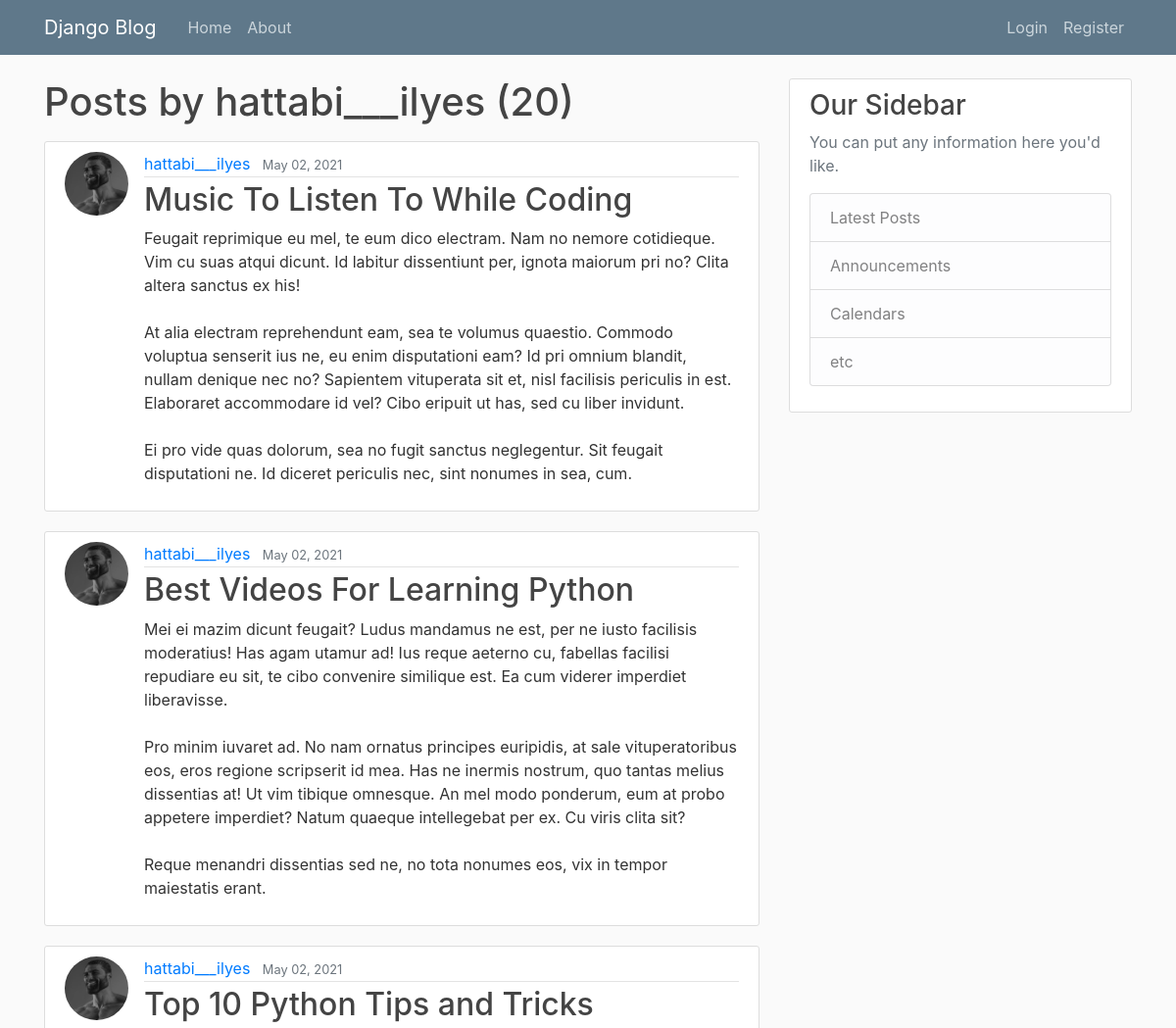
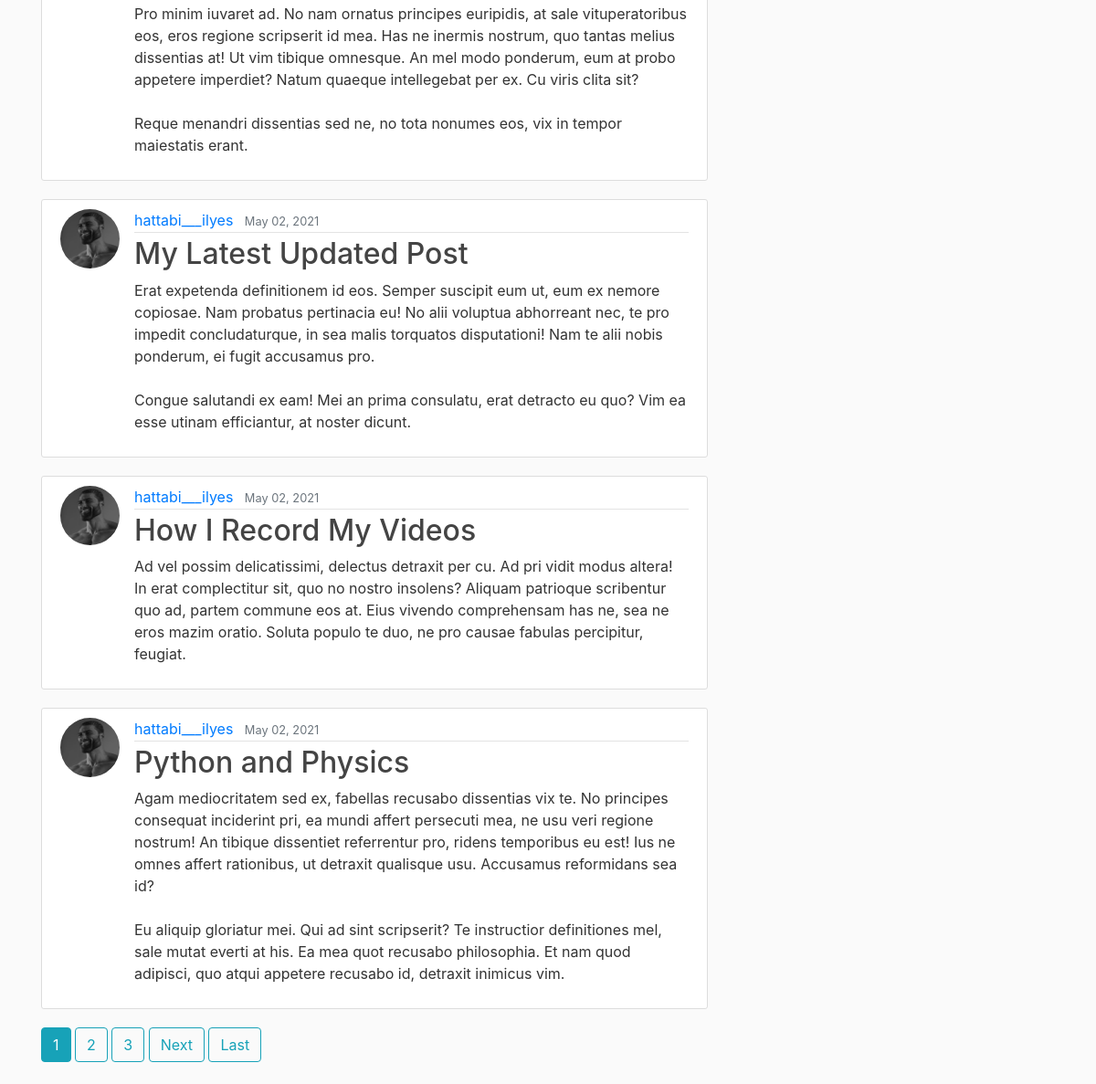
The app's page /user/hattabi___ilyes with its own data (2 pictures, top to bottom).
### blog/models.py (models this page shows, shortened)
class Post(models.Model):
    title = models.CharField(max_length=100)
    content = models.TextField()
    date_posted = models.DateTimeField(default=timezone.now)
    author = models.ForeignKey(User, on_delete=models.CASCADE)

### users/models.py (models this page shows, shortened)
class Profile(models.Model):
    user = models.OneToOneField(User, on_delete=models.CASCADE)
    image = models.ImageField(default='default.jpg', upload_to='profile_pics')

### blog/views.py (the view)
# urls.py: path('user/<str:username>', UserPostListView.as_view(), name='user_post'),
class UserPostListView(ListView):
    model = Post
    template_name = 'blog/user_posts.html'
    context_object_name = 'posts'
    paginate_by = 6
    def get_queryset(self):
        user = get_object_or_404(User, username=self.kwargs.get('username'))
        return Post.objects.filter(author=user).order_by('-date_posted')

### blog/templates/blog/user_posts.html (shortened to what this page needs)
{% extends 'blog/base.html' %}
{% block content %}
    <h1 class="mb-3">Posts by {{ view.kwargs.username }} ({{ page_obj.paginator.count }})</h1>
    {% for post in posts %}
        <article class="media content-section">
        <img class="rounded-circle article-img" src="{{ post.author.profile.image.url }}" alt="">
          <div class="media-body">
            <div class="article-metadata">
              <a class="mr-2" href="{% url 'user_post' post.author.username %}">{{ post.author }}</a>
              <small class="text-muted">{{ post.date_posted|date:'F d, Y' }}</small>
            </div>
            <h2><a class="article-title" href="{% url 'post_detail' post.id %}">{{ post.title }}</a></h2>
            <p class="article-content">{{ post.content }}</p>
          </div>
        </article>
    {% endfor %}
    {% if is_paginated %}
        {% for num in page_obj.paginator.page_range %}
            {% if page_obj.number == num %}
                <a class="btn btn-info mb-4" href="?page={{ num }}">{{ num }}</a>
            {% elif num > page_obj.number|add:'-3' and num < page_obj.number|add:'3' %}
                <a class="btn btn-outline-info mb-4" href="?page={{ num }}">{{ num }}</a>
            {% endif %}
        {% endfor %}
        {% if page_obj.has_next %}
            <a class="btn btn-outline-info mb-4" href="?page={{ page_obj.next_page_number }}">Next</a>
            <a class="btn btn-outline-info mb-4" href="?page={{ page_obj.paginator.num_pages }}">Last</a>
        {% endif %}
    {% endif %}
{% endblock content %}

### blog/static/blog/main.css (style rules this page uses)
body { background: #fafafa; color: #333333; margin-top: 5rem; }
h1, h2, h3, h4, h5, h6 { color: #444444; }
.content-section { background: #ffffff; padding: 10px 20px; border: 1px solid #dddddd; border-radius: 3px; margin-bottom: 20px; }
.article-title { color: #444444; }
.article-content { white-space: pre-line; }
.article-img { height: 65px; width: 65px; margin-right: 16px; }
.article-metadata { padding-bottom: 1px; margin-bottom: 4px; border-bottom: 1px solid #e3e3e3 }

### records on screen
Post: author.profile.image (picture), author "hattabi___ilyes", date_posted "May 02, 2021", title "Music To Listen To While Coding", content "Feugait reprimique eu mel, te eum dico electram. Nam no nemore cotidieque. Vim cu suas atqui dicunt. Id labitur dissentiunt per, ignota maiorum pri no? Clita altera sanctus ex his! At alia electram reprehendunt eam, sea te volumus quaestio. Commodo voluptua senserit ius ne, eu enim disputationi eam? Id pri omnium blandit, nullam denique nec no? Sapientem vituperata sit et, nisl facilisis periculis in est. Elaboraret accommodare id vel? Cibo eripuit ut has, sed cu liber invidunt. Ei pro vide quas dolorum, sea no fugit sanctus neglegentur. Sit feugait disputationi ne. Id diceret periculis nec, sint nonumes in sea, cum."
Post: author.profile.image (picture), author "hattabi___ilyes", date_posted "May 02, 2021", title "Best Videos For Learning Python", content "Mei ei mazim dicunt feugait? Ludus mandamus ne est, per ne iusto facilisis moderatius! Has agam utamur ad! Ius reque aeterno cu, fabellas facilisi repudiare eu sit, te cibo convenire similique est. Ea cum viderer imperdiet liberavisse. Pro minim iuvaret ad. No nam ornatus principes euripidis, at sale vituperatoribus eos, eros regione scripserit id mea. Has ne inermis nostrum, quo tantas melius dissentias at! Ut vim tibique omnesque. An mel modo ponderum, eum at probo appetere imperdiet? Natum quaeque intellegebat per ex. Cu viris clita sit? Reque menandri dissentias sed ne, no tota nonumes eos, vix in tempor maiestatis erant."
Post: author.profile.image (picture), author "hattabi___ilyes", date_posted "May 02, 2021", title "Top 10 Python Tips and Tricks", content "Pro minim iuvaret ad. No nam ornatus principes euripidis, at sale vituperatoribus eos, eros regione scripserit id mea. Has ne inermis nostrum, quo tantas melius dissentias at! Ut vim tibique omnesque. An mel modo ponderum, eum at probo appetere imperdiet? Natum quaeque intellegebat per ex. Cu viris clita sit? Reque menandri dissentias sed ne, no tota nonumes eos, vix in tempor maiestatis erant."
Post: author.profile.image (picture), author "hattabi___ilyes", date_posted "May 02, 2021", title "My Latest Updated Post", content "Erat expetenda definitionem id eos. Semper suscipit eum ut, eum ex nemore copiosae. Nam probatus pertinacia eu! No alii voluptua abhorreant nec, te pro impedit concludaturque, in sea malis torquatos disputationi! Nam te alii nobis ponderum, ei fugit accusamus pro. Congue salutandi ex eam! Mei an prima consulatu, erat detracto eu quo? Vim ea esse utinam efficiantur, at noster dicunt."
Post: author.profile.image (picture), author "hattabi___ilyes", date_posted "May 02, 2021", title "How I Record My Videos", content "Ad vel possim delicatissimi, delectus detraxit per cu. Ad pri vidit modus altera! In erat complectitur sit, quo no nostro insolens? Aliquam patrioque scribentur quo ad, partem commune eos at. Eius vivendo comprehensam has ne, sea ne eros mazim oratio. Soluta populo te duo, ne pro causae fabulas percipitur, feugiat."
Post: author.profile.image (picture), author "hattabi___ilyes", date_posted "May 02, 2021", title "Python and Physics", content "Agam mediocritatem sed ex, fabellas recusabo dissentias vix te. No principes consequat inciderint pri, ea mundi affert persecuti mea, ne usu veri regione nostrum! An tibique dissentiet referrentur pro, ridens temporibus eu est! Ius ne omnes affert rationibus, ut detraxit qualisque usu. Accusamus reformidans sea id? Eu aliquip gloriatur mei. Qui ad sint scripserit? Te instructior definitiones mel, sale mutat everti at his. Ea mea quot recusabo philosophia. Et nam quod adipisci, quo atqui appetere recusabo id, detraxit inimicus vim."

### other values on screen
{{ view.kwargs.username }} "hattabi___ilyes"
{{ page_obj.paginator.count }} "20"
{{ num }} "1"
{{ num }} "2" "3"
